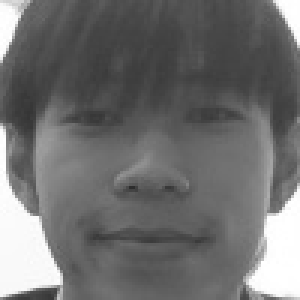
#> input picture face_dataset/DuongBao/DuongBao_20251106_144142_25.jpg, 100 x 100 px, given in place of the camera (shown 3 times larger)
$ python camera_face_detection.py
#> lines starting #> are read from the running program, lines starting #| are printed output that depends on the picture; after the words box and inside, x2 and y2 are one past the last pixel; in counts of white or black regions, pixels touching at a corner belong together
import cv2
import numpy as np
import os
from datetime import datetime
import tkinter as tk
from tkinter import ttk
from sklearn.neighbors import KNeighborsClassifier
from sklearn.preprocessing import LabelEncoder
import pickle

class CameraFaceDetector:
    def __init__(self):
        # Load 3 Haar cascade classifiers
        self.face_cascade = cv2.CascadeClassifier(cv2.data.haarcascades + 'haarcascade_frontalface_default.xml')
        self.eye_cascade = cv2.CascadeClassifier(cv2.data.haarcascades + 'haarcascade_eye.xml')
        self.smile_cascade = cv2.CascadeClassifier(cv2.data.haarcascades + 'haarcascade_smile.xml')

        # Khởi tạo camera
        self.cap = cv2.VideoCapture(0)

        # Dataset settings
        self.save_dataset = False
        self.dataset_counter = {}
        self.selected_person = "DuongBao"  # Default

        # Face recognition
        self.face_recognizer = None
        self.label_encoder = None
        self.recognition_enabled = False

        self.create_dataset_folders()
        self.setup_gui()
        self.load_or_train_model()
#> (reads hoc/face_model.pkl from the repository)

    def detect_features(self, frame):
        """Nhận diện khuôn mặt, mắt và nụ cười trong frame"""
        gray = cv2.cvtColor(frame, cv2.COLOR_BGR2GRAY)

        # Detect faces
        faces = self.face_cascade.detectMultiScale(gray, 1.1, 4)

        total_eyes = 0
        total_smiles = 0

        for i, (x, y, w, h) in enumerate(faces):
            # Vẽ khung mặt (màu xanh lá)
            cv2.rectangle(frame, (x, y), (x+w, y+h), (0, 255, 0), 2)

            # Nhận diện khuôn mặt nếu bật
            if self.recognition_enabled:
                face_crop = gray[y:y+h, x:x+w]
                name = self.recognize_face(face_crop)
                cv2.putText(frame, name, (x, y-10),
                           cv2.FONT_HERSHEY_SIMPLEX, 0.7, (0, 255, 0), 2)
            else:
                cv2.putText(frame, f'Face {i+1}', (x, y-10),
                           cv2.FONT_HERSHEY_SIMPLEX, 0.7, (0, 255, 0), 2)

            # ROI cho mặt
            roi_gray = gray[y:y+h, x:x+w]
            roi_color = frame[y:y+h, x:x+w]

            # Detect eyes trong vùng mặt
            eyes = self.eye_cascade.detectMultiScale(roi_gray, 1.1, 3)
            total_eyes += len(eyes)

            for (ex, ey, ew, eh) in eyes:
                cv2.rectangle(roi_color, (ex, ey), (ex+ew, ey+eh), (255, 0, 0), 2)
                cv2.putText(roi_color, 'Eye', (ex, ey-5),
                           cv2.FONT_HERSHEY_SIMPLEX, 0.4, (255, 0, 0), 1)

            # Detect smile trong vùng mặt
            smiles = self.smile_cascade.detectMultiScale(roi_gray, 1.8, 20)
            total_smiles += len(smiles)

            for (sx, sy, sw, sh) in smiles:
                cv2.rectangle(roi_color, (sx, sy), (sx+sw, sy+sh), (0, 0, 255), 2)
                cv2.putText(roi_color, 'Smile', (sx, sy-5),
                           cv2.FONT_HERSHEY_SIMPLEX, 0.4, (0, 0, 255), 1)

        # Lưu dataset nếu được bật
        if self.save_dataset:
            self.save_face_dataset(gray, faces)

        return frame, len(faces), total_eyes, total_smiles

    def setup_gui(self):
        """Tạo GUI controls"""
        self.root = tk.Tk()
        self.root.title("Face Dataset Control")
        self.root.geometry("350x250")

        # Dropdown cho tên người
        tk.Label(self.root, text="Chọn người:").pack(pady=5)
        self.person_var = tk.StringVar(value="DuongBao")
        self.person_combo = ttk.Combobox(self.root, textvariable=self.person_var,
                                        values=["DuongBao", "MinhAnh", "Tung","Hung"],
                                        state="readonly")
        self.person_combo.pack(pady=5)

        # Nút bắt đầu/dừng lưu
        self.save_button = tk.Button(self.root, text="Bắt đầu lưu dataset",
                                    command=self.toggle_dataset_saving,
                                    bg="green", fg="white")
        self.save_button.pack(pady=5)

        # Nút train model
        self.train_button = tk.Button(self.root, text="Train Model",
                                     command=self.train_model,
                                     bg="blue", fg="white")
        self.train_button.pack(pady=5)

        # Nút bật/tắt nhận diện
        self.recognition_button = tk.Button(self.root, text="Bật nhận diện",
                                           command=self.toggle_recognition,
                                           bg="orange", fg="white")
        self.recognition_button.pack(pady=5)

        # Status label
        self.status_label = tk.Label(self.root, text="Chưa lưu dataset")
        self.status_label.pack(pady=5)

        self.root.protocol("WM_DELETE_WINDOW", self.on_closing)

    # [11 lines left out: function toggle_dataset_saving, not called in this run]

    def load_or_train_model(self):
        """Load model nếu có, không thì train mới"""
        model_path = 'face_model.pkl'
        if os.path.exists(model_path):
            try:
                with open(model_path, 'rb') as f:
                    data = pickle.load(f)
                    self.face_recognizer = data['model']
                    self.label_encoder = data['encoder']
                print("Model loaded successfully")
            except:
                print("Failed to load model")

    # [74 lines left out: functions train_model, toggle_recognition, recognize_face, not called in this run]

    def on_closing(self):
        """Xử lý khi đóng GUI"""
        self.save_dataset = False
        self.cap.release()
        cv2.destroyAllWindows()
        self.root.destroy()

    def create_dataset_folders(self):
        """Tạo thư mục dataset"""
        if not os.path.exists('face_dataset'):
            os.makedirs('face_dataset')

        # Tạo folder cho từng người
        for person in ["DuongBao", "MinhAnh", "Tung","Hung"]:
            person_folder = os.path.join('face_dataset', person)
            if not os.path.exists(person_folder):
                os.makedirs(person_folder)

    # [28 lines left out: function save_face_dataset, not called in this run]

    def add_info_panel(self, frame, num_faces, num_eyes, num_smiles):
        """Thêm panel thông tin lên frame"""
        # Tạo panel thông tin
        info_panel = np.zeros((120, frame.shape[1], 3), dtype=np.uint8)

        # Thông tin detection
        cv2.putText(info_panel, f'HAAR CASCADE FACE DETECTION', (10, 25),
                   cv2.FONT_HERSHEY_SIMPLEX, 0.7, (255, 255, 255), 2)

        cv2.putText(info_panel, f'Faces: {num_faces}', (10, 50),
                   cv2.FONT_HERSHEY_SIMPLEX, 0.6, (0, 255, 0), 2)

        cv2.putText(info_panel, f'Eyes: {num_eyes}', (150, 50),
                   cv2.FONT_HERSHEY_SIMPLEX, 0.6, (255, 0, 0), 2)

        cv2.putText(info_panel, f'Smiles: {num_smiles}', (280, 50),
                   cv2.FONT_HERSHEY_SIMPLEX, 0.6, (0, 0, 255), 2)

        # Dataset status
        if self.save_dataset:
            dataset_text = f'Saving: {self.selected_person}'
            dataset_color = (0, 255, 0)
        else:
            dataset_text = 'Dataset: OFF'
            dataset_color = (0, 0, 255)
        cv2.putText(info_panel, dataset_text, (420, 50),
                   cv2.FONT_HERSHEY_SIMPLEX, 0.6, dataset_color, 2)

        # Recognition status
        if self.recognition_enabled:
            recog_text = 'Recognition: ON'
            recog_color = (255, 255, 0)
        else:
            recog_text = 'Recognition: OFF'
            recog_color = (128, 128, 128)
        cv2.putText(info_panel, recog_text, (420, 25),
                   cv2.FONT_HERSHEY_SIMPLEX, 0.6, recog_color, 2)

        # Hướng dẫn
        cv2.putText(info_panel, f'Q:quit | S:screenshot | D:toggle dataset', (10, 80),
                   cv2.FONT_HERSHEY_SIMPLEX, 0.5, (200, 200, 200), 1)

        cv2.putText(info_panel, f'XML: frontalface | eye | smile', (10, 100),
                   cv2.FONT_HERSHEY_SIMPLEX, 0.5, (150, 150, 150), 1)

        # Ghép panel với frame
        combined_frame = np.vstack((info_panel, frame))
        return combined_frame

    def run(self):
        """Chạy camera detection với GUI"""
        print("Starting camera face detection with GUI...")
        print("Controls:")
        print("   - Press 'q' to quit")
        print("   - Press 's' to save screenshot")
        print("   - Use GUI to control dataset saving")
        print("Detection features: Face (Green), Eyes (Blue), Smile (Red)")

        frame_count = 0

        while True:
            # Cập nhật GUI
            self.root.update()

            ret, frame = self.cap.read()

            if not ret:
                print("Cannot read from camera!")
                break

            # Flip frame horizontally (mirror effect)
            frame = cv2.flip(frame, 1)

            # Detect features
            processed_frame, num_faces, num_eyes, num_smiles = self.detect_features(frame)

            # Add info panel
            final_frame = self.add_info_panel(processed_frame, num_faces, num_eyes, num_smiles)

            # Hiển thị frame
            cv2.imshow('Multi-Face Detection - Haar Cascade', final_frame)

            # Xử lý phím
            key = cv2.waitKey(1) & 0xFF

            if key == ord('q'):
                print("Quitting...")
                break
            elif key == ord('s'):
                filename = f'face_detection_frame_{frame_count}.jpg'
                cv2.imwrite(filename, final_frame)
                print(f"Screenshot saved: {filename}")
                frame_count += 1

        # Cleanup
        self.on_closing()

def main():
    """Main function"""
    try:
        detector = CameraFaceDetector()
        detector.run()
#> in run, frame is the input picture: shape (100, 100, 3); min 45, max 255, mean 110.9
#> in run, `frame = cv2.flip(frame, 1)`:
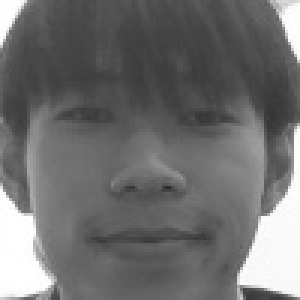
#> frame: shape (100, 100, 3) (shown 3 times larger); min 45, max 255, mean 110.9
#> in detect_features, `faces = self.face_cascade.detectMultiScale(gray, 1.1, 4)`: faces = [[2, 4, 93, 93]]
#> the loop in detect_features, `for i, (x, y, w, h) in enumerate(faces):` made 1 pass
#> (x, y, w, h, total_eyes, total_smiles) on pass 1: (2, 4, 93, 93, 0, 0)
#> pass 1, in detect_features, `roi_gray = gray[y:y+h, x:x+w]`:
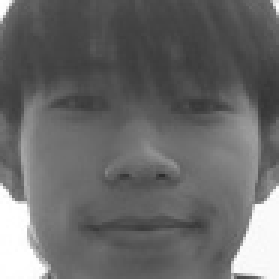
#> roi_gray: shape (93, 93) (shown 3 times larger); min 45, max 255, mean 104.9
#> pass 1, in detect_features, `roi_color = frame[y:y+h, x:x+w]`:
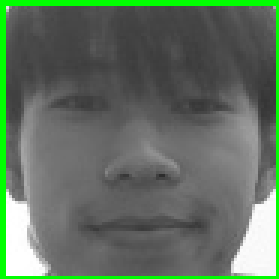
#> roi_color: shape (93, 93, 3) (shown 3 times larger); mean B, G, R 96.7, 112.9, 96.7
#> after the loop in detect_features, `for i, (x, y, w, h) in enumerate(faces):`:
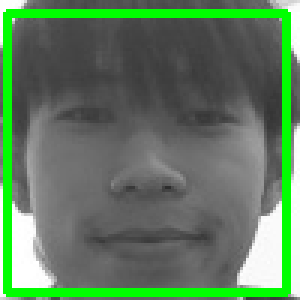
#> frame: shape (100, 100, 3) (shown 3 times larger); 11.12% of pixels changed, all inside (x1, y1, x2, y2) = (1, 3, 97, 99)
#> after the loop in detect_features, `for i, (x, y, w, h) in enumerate(faces):`: total_eyes = 0
#> in run, `processed_frame, num_faces, num_eyes, num_smiles = self.detect_feature..`: num_faces = 1; num_eyes = 0
#> in add_info_panel, `cv2.putText(info_panel, f'HAAR CASCADE FACE DETECTION', (10, 25), cv2...`:
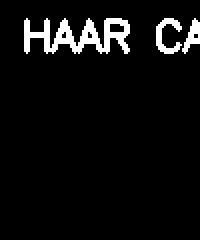
#> info_panel: shape (120, 100, 3) (shown 2 times larger); 5.5% white; 3 white regions, box (x1, y1, x2, y2) and area: (12, 9, 65, 27) 479, (78, 9, 91, 27) 108, (91, 9, 100, 27) 76
#> in add_info_panel, `cv2.putText(info_panel, f'XML: frontalface | eye | smile', (10, 100), ..`:
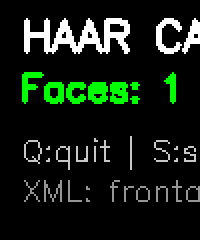
#> info_panel: shape (120, 100, 3) (shown 2 times larger); mean of channels 0, 1, 2 19.5, 29.8, 19.5; drawn as B, G, R
#> in add_info_panel, `combined_frame = np.vstack((info_panel, frame))`:
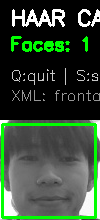
#> combined_frame: shape (220, 100, 3); mean of channels 0, 1, 2 54.2, 72.7, 54.2; drawn as B, G, R
#> (key q is pressed here)
    except Exception as e:
        print(f"Error: {e}")
        print("Make sure your camera is connected and not being used by another application.")

if __name__ == "__main__":
    main()
